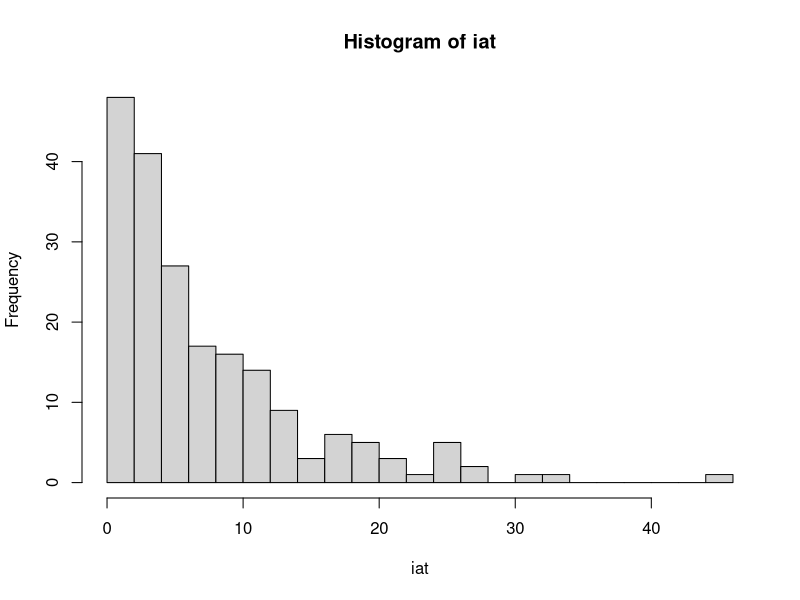
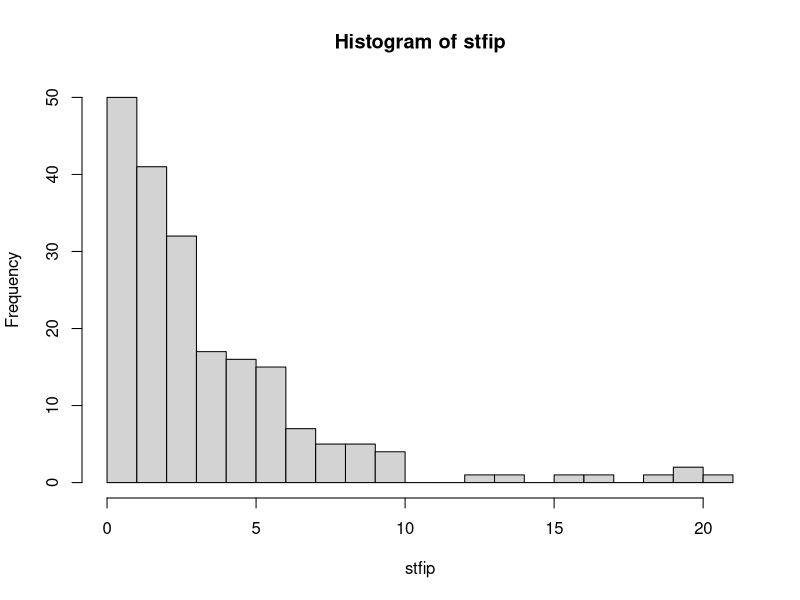
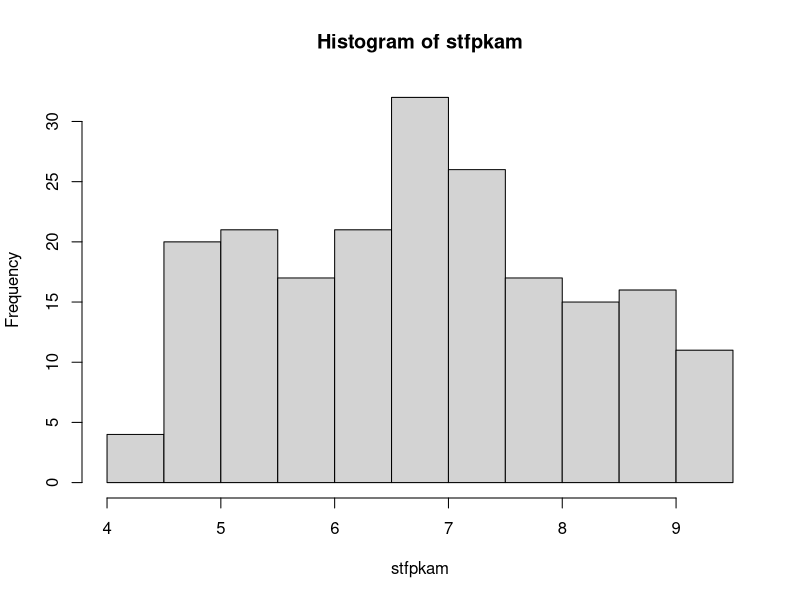
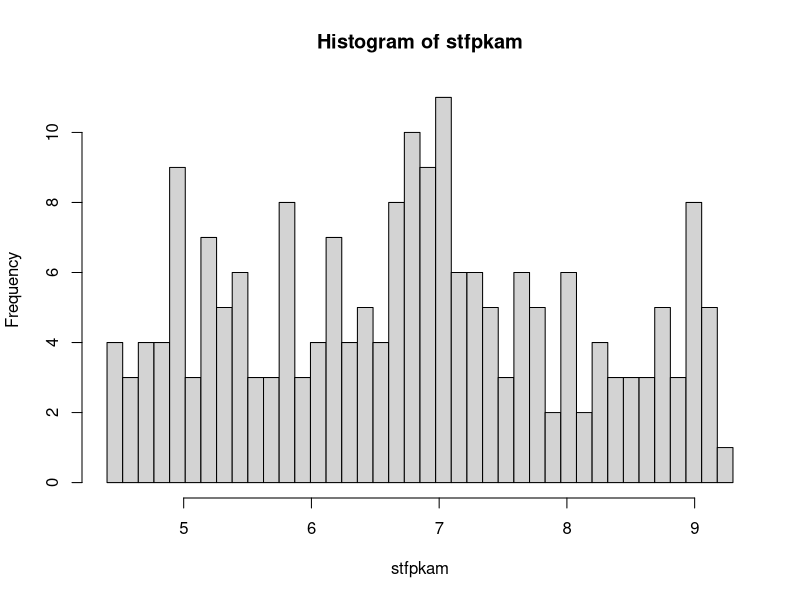
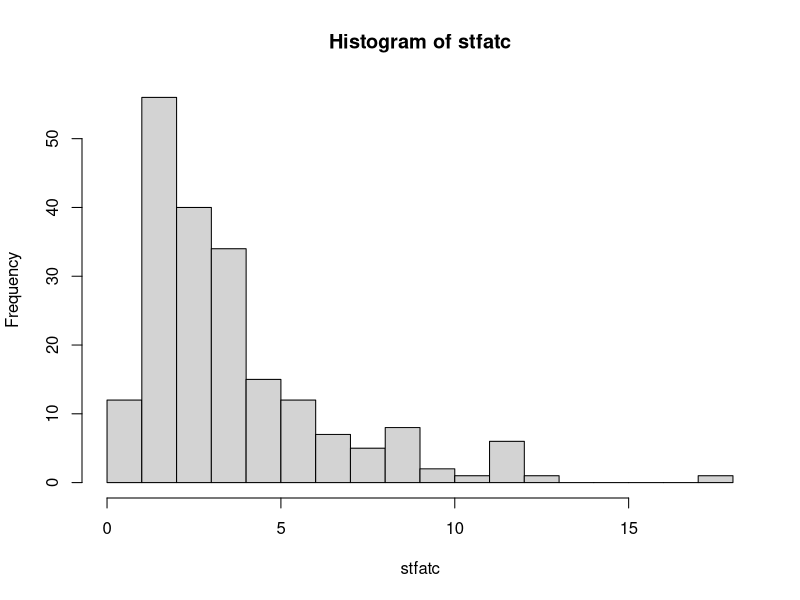
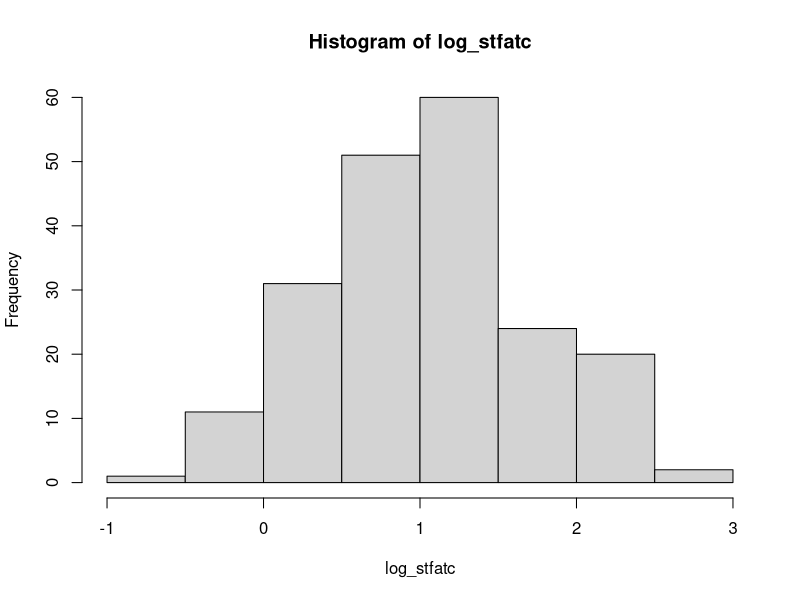

Generate these figures, in order, with R:
library(tidyr)
library(readxl)
library(stringr)
library(purrr)

data <- read.csv("Data_File_2818482.csv", header = FALSE, sep = "\t")

# Clean up the nonsense format of the file
ncols <- ncol(data)

data2 <- data.frame("interarrival_times" = unlist(data[1,2:ncols]),
                    "service_times_for_initial_phase" = unlist(data[2, 2:ncols]),
                    "service_times_for_placing_keyboard_and_mouse" = unlist(data[3, 2:ncols]),
                    "service_times_for_assembling_the_case" = unlist(data[4, 2:ncols])) %>% subset(complete.cases(.))
  

# starting with interarrival times...
iat <- data2$interarrival_times
iat_hist <- hist(iat, breaks = "FD")
# looks roughly exponential, with what seems like an outlier
# MLE would be n/sum(iat)
n_iat <- length(iat)
sum_iat <- sum(iat)
mle_iat <- n_iat/sum_iat
# test if the interarrival times follow an exponential(mle_iat) distribution
iat_test <- ks.test(iat, "pexp", rate=mle_iat, alternative = "two.sided")
# will need to correct the test statistic given we've estimated the distribution parameter from the data
# test stat will have a 95% sig level critical value of 1.094
iat_test_stat_corrected <- (iat_test$statistic - (0.2/n_iat))*(sqrt(n_iat) + 0.26 + (0.5/(sqrt(n_iat))))
# giving a corrected test statistics of 0.513 - Therefore, we can conclude that the interarrival times follow
# an exponential distribution with rate parameter =  0.138428

# looking at service times for initial phase
stfip <- data2$service_times_for_initial_phase
stfip_hist <- hist(stfip, breaks = "FD")
# not entirely clear what this is - possibly exponential, possible lognormal
#
# trying an exponential distribution
n_stfip <- length(stfip)
sum_stfip <- sum(stfip)
mle_exponential_stfip <- n_stfip / sum_stfip
# testing to see if data fits an exponential(mle_exponential_stfip) distribution
# again will need to correct the test statistic
stfip_exponential_test <- ks.test(stfip, "pexp", rate = mle_exponential_stfip, alternative = "two.sided")
# again, our critical value 95% sig level is 1.094
stfip_exponential_test_stat_corrected <- (stfip_exponential_test$statistic - (0.2/n_stfip))*(sqrt(n_stfip) + 0.26 + (0.5/(sqrt(n_stfip))))
# giving a test stat of 0.585.
# Therefore, we can conclude that the service times for the initial phase follow an exponential distribution 
# with rate parameter 0.2952633


# looking at service times for placing the keyboard and mouse
stfpkam <- data2$service_times_for_placing_keyboard_and_mouse
stfpkam_hist <- hist(stfpkam, breaks = "FD")
# this looks roughly as if it could be uniformly distributed
stfpkam_min <- min(stfpkam)
#
stfpkam_max <- max(stfpkam)
#
#
stfpkam_breaks <- seq(4.4, 9.3, (9.3-4.4)/40)
#
stfpkam_hist2 <- hist(stfpkam, breaks = stfpkam_breaks)

stfpkam_expected <- length(stfpkam) * (1/40)

stfpkam_test <- sum((stfpkam_hist2$counts - stfpkam_expected)**2 / stfpkam_expected)

# Chi square test will have 40-3 = 37 degrees of freedom

pchisq(stfpkam_test, 37, lower.tail = FALSE)

# which is clearly non-significant, so we look ok for this bit!

# looking at service times for assembling the case
 
stfatc <- data2$service_times_for_assembling_the_case
stfatc_hist <- hist(stfatc, breaks = "FD")
# looks logNormal

log_stfatc <- log(stfatc)
log_stfatc_hist <- hist(log_stfatc, breaks = "FD")
#
# critical value at the 95% sig level for the KS test here will be 0.895
log_stfatc_test <- ks.test(log_stfatc, "pnorm", mean = mean(log_stfatc), sd = sd(log_stfatc), alternative = "two.sided")
#
n <- length(log_stfatc)
#
log_stfatc_corrected_test <- (sqrt(n) - 0.01 + (0.85 / sqrt(n)))*log_stfatc_test$statistic
#
# yielding a correct test statistic of 0.622 - Therefore we can conclude the data comes from a log normal distribution
mean_log_stfatc = mean(log_stfatc)
#
var_log_stfatc = var(log_stfatc)
#
